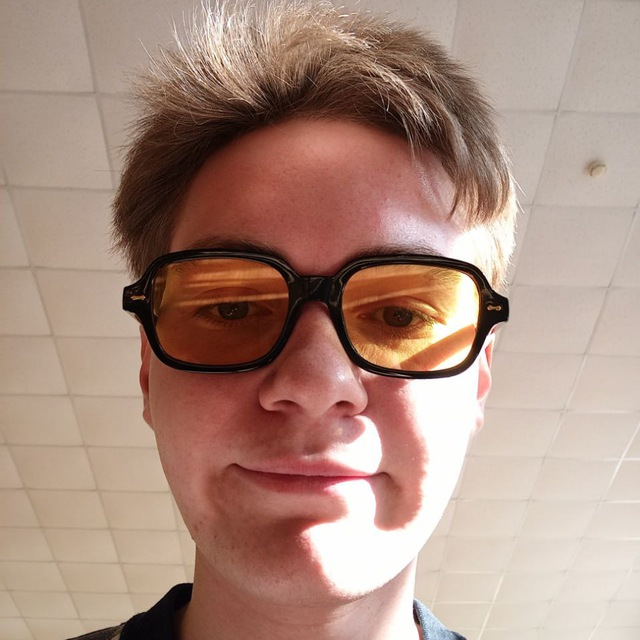
#> input picture face.jpg, 640 x 640 px
$ python script8.py   (older library calls are emulated)
#> lines starting #> are read from the running program, lines starting #| are printed output that depends on the picture
import cv2
import numpy as np
import math
import mediapipe as mp
from tqdm import tqdm

def create_string_art_face(image_path, nails=400, max_lines=10000, output_size=800):
    # 1. Загрузка и подготовка изображения
#> called with image_path = 'face.jpg', nails = 400, max_lines = 10000, output_size = 800
    img = cv2.imread(image_path)
#> img is the input picture: shape (640, 640, 3); mean B, G, R 128, 141.5, 171.9
    if img is None:
        print("Ошибка загрузки изображения")
        return None

    img = cv2.resize(img, (output_size, output_size))
#> img: shape (800, 800, 3)
    gray = cv2.cvtColor(img, cv2.COLOR_BGR2GRAY)
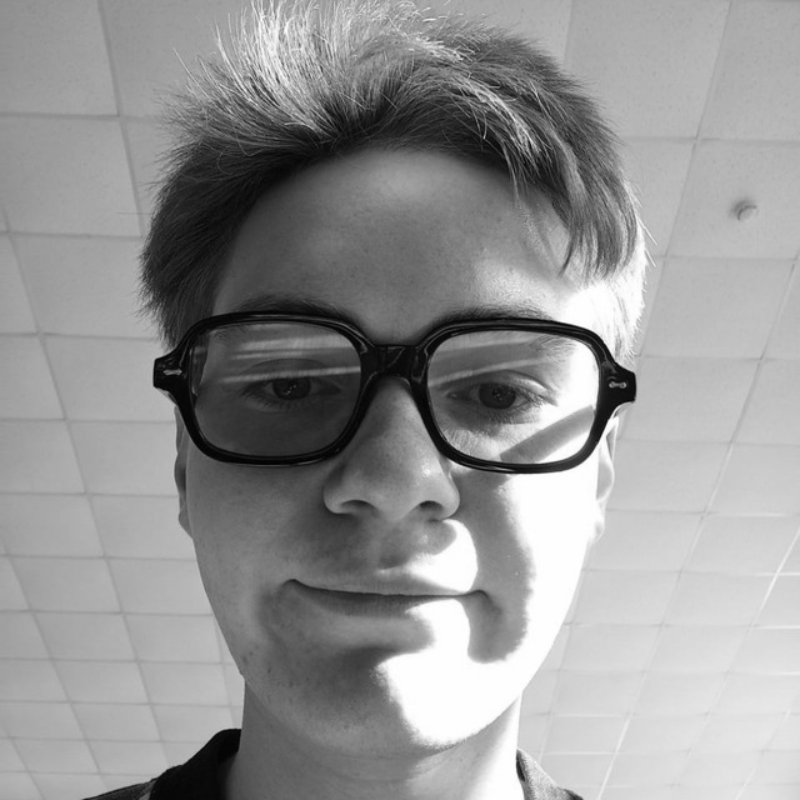
#> gray: shape (800, 800); min 1, max 255, mean 148.9

    # 2. Детекция лица и ключевых точек
    mp_face_mesh = mp.solutions.face_mesh
#> (the run stopped early here; a loop or call above may not have finished)
